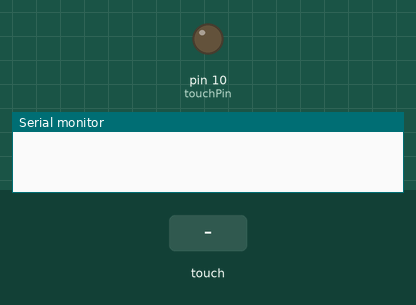
Simulated run of this sketch. Board: Arduino Uno, built with avr-gcc and run on an emulated ATmega328P. On the bench: output pins drawn as LEDs (lit = HIGH), the last lines printed to the serial monitor. The inputs (shaded band) are chosen by the test bench.

Above: at 1.2 s.
1.3 s: touch panel pressed at 13 % / 10 % of its raw x / y range
At 1.4 s:
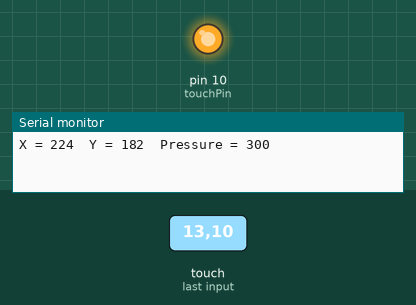
Timing chart, 0 to 4.3 s (numbered marks = the images above; inputs shaded):
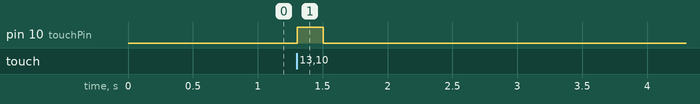

Measured:
- after the input at 1.3 s, pin 10 (touchPin): LOW → HIGH at once, → LOW 0.20 s later

The sketch:

touchscreendemo.ino
```cpp
// Touch screen library with X Y and Z (pressure) readings as well
// as oversampling to avoid 'bouncing'
// This demo code returns raw readings, public domain

#include <stdint.h>
#include "TouchScreen.h"

#define YP A2  // must be an analog pin, use "An" notation!
#define XM A3  // must be an analog pin, use "An" notation!
#define YM 8   // can be a digital pin
#define XP 9   // can be a digital pin
#define touchPin 10
// For better pressure precision, we need to know the resistance
// between X+ and X- Use any multimeter to read it
// For the one we're using, its 300 ohms across the X plate
TouchScreen ts = TouchScreen(XP, YP, XM, YM, 300);

void setup(void) {
  Serial.begin(9600);
  pinMode(touchPin, OUTPUT);
}

void loop(void) {
  // a point object holds x y and z coordinates
  TSPoint p = ts.getPoint();

  // we have some minimum pressure we consider 'valid'
  // pressure of 0 means no press
  if (p.z > ts.pressureThreshhold) {
     Serial.print("X = "); Serial.print(p.x);
     Serial.print("\tY = "); Serial.print(p.y);
     Serial.print("\tPressure = "); Serial.println(p.z);
     digitalWrite(touchPin, HIGH);
  } else {
    digitalWrite(touchPin, LOW);
  }

  delay(100);
}
```
